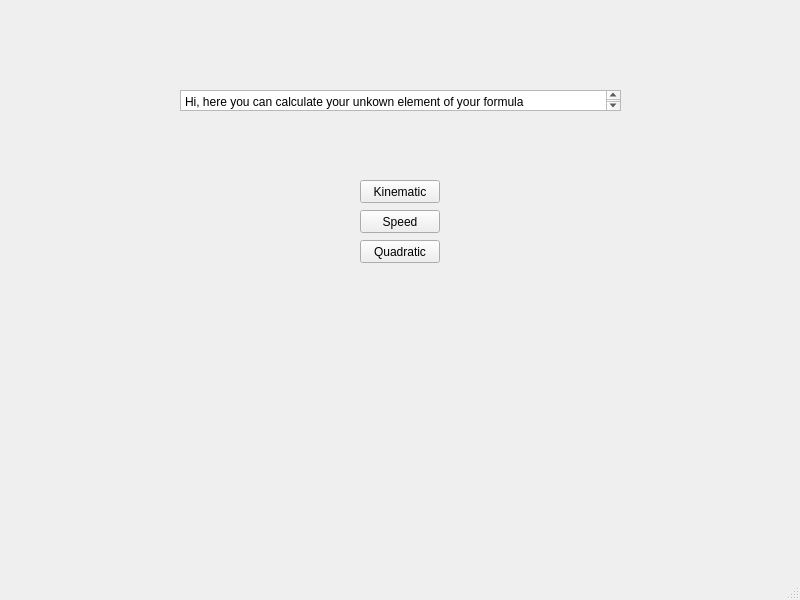
<?xml version="1.0" encoding="UTF-8"?>
<ui version="4.0">
 <class>MainWindow</class>
 <widget class="QMainWindow" name="MainWindow">
  <property name="geometry">
   <rect>
    <x>0</x>
    <y>0</y>
    <width>800</width>
    <height>600</height>
   </rect>
  </property>
  <property name="windowTitle">
   <string>MainWindow</string>
  </property>
  <widget class="QWidget" name="centralwidget">
   <widget class="QPlainTextEdit" name="plainTextEdit">
    <property name="geometry">
     <rect>
      <x>180</x>
      <y>90</y>
      <width>441</width>
      <height>21</height>
     </rect>
    </property>
    <property name="plainText">
     <string>Hi, here you can calculate your unkown element of your formula</string>
    </property>
   </widget>
   <widget class="QPushButton" name="pushButton">
    <property name="geometry">
     <rect>
      <x>360</x>
      <y>180</y>
      <width>80</width>
      <height>23</height>
     </rect>
    </property>
    <property name="text">
     <string>Kinematic</string>
    </property>
   </widget>
   <widget class="QPushButton" name="pushButton_2">
    <property name="geometry">
     <rect>
      <x>360</x>
      <y>210</y>
      <width>80</width>
      <height>23</height>
     </rect>
    </property>
    <property name="text">
     <string>Speed</string>
    </property>
   </widget>
   <widget class="QPushButton" name="pushButton_3">
    <property name="geometry">
     <rect>
      <x>360</x>
      <y>240</y>
      <width>80</width>
      <height>23</height>
     </rect>
    </property>
    <property name="text">
     <string>Quadratic</string>
    </property>
   </widget>
  </widget>
  <widget class="QMenuBar" name="menubar">
   <property name="geometry">
    <rect>
     <x>0</x>
     <y>0</y>
     <width>800</width>
     <height>20</height>
    </rect>
   </property>
  </widget>
  <widget class="QStatusBar" name="statusbar"/>
 </widget>
 <resources/>
 <connections/>
</ui>
